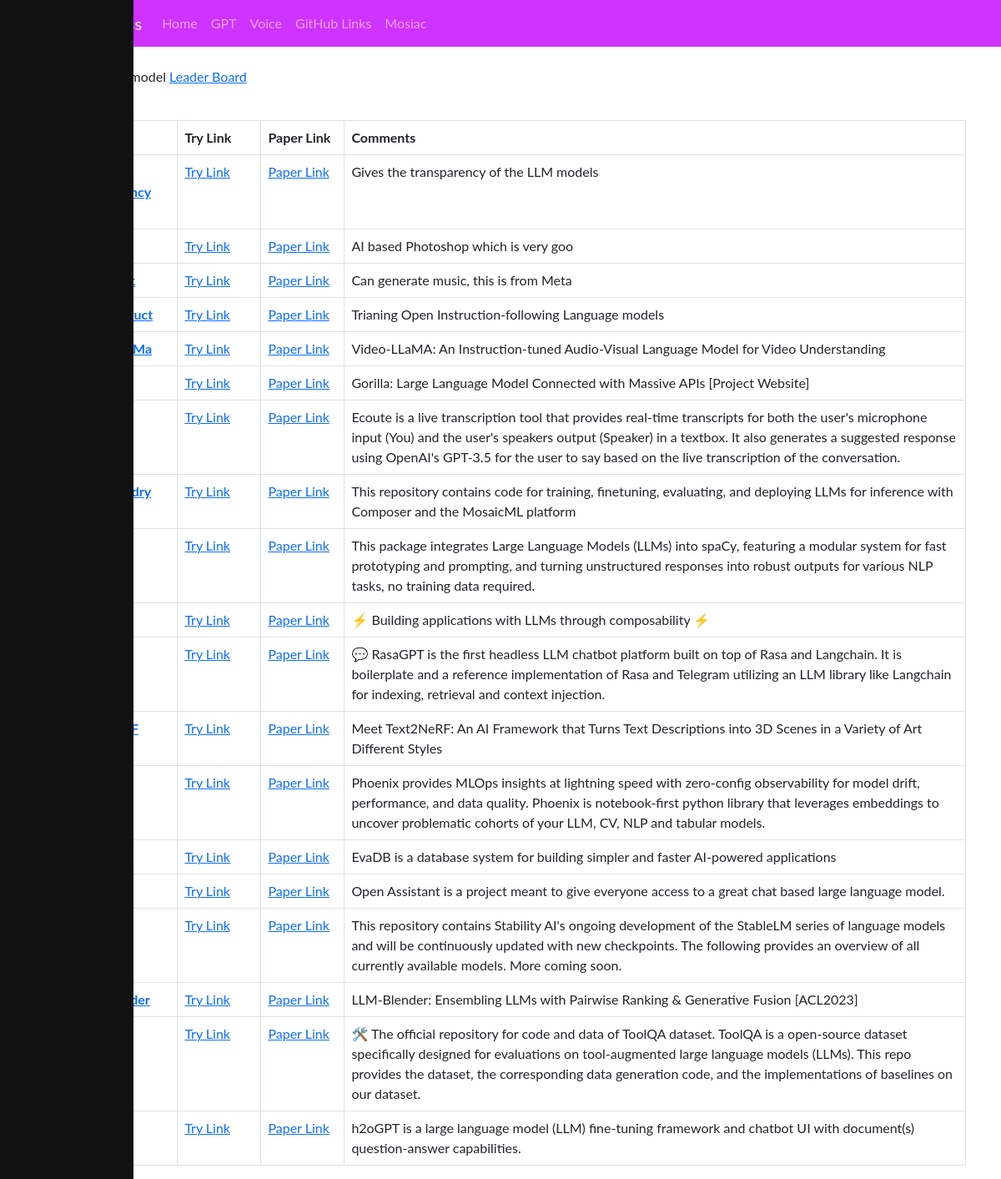
Page /github_links on the earlier database version.
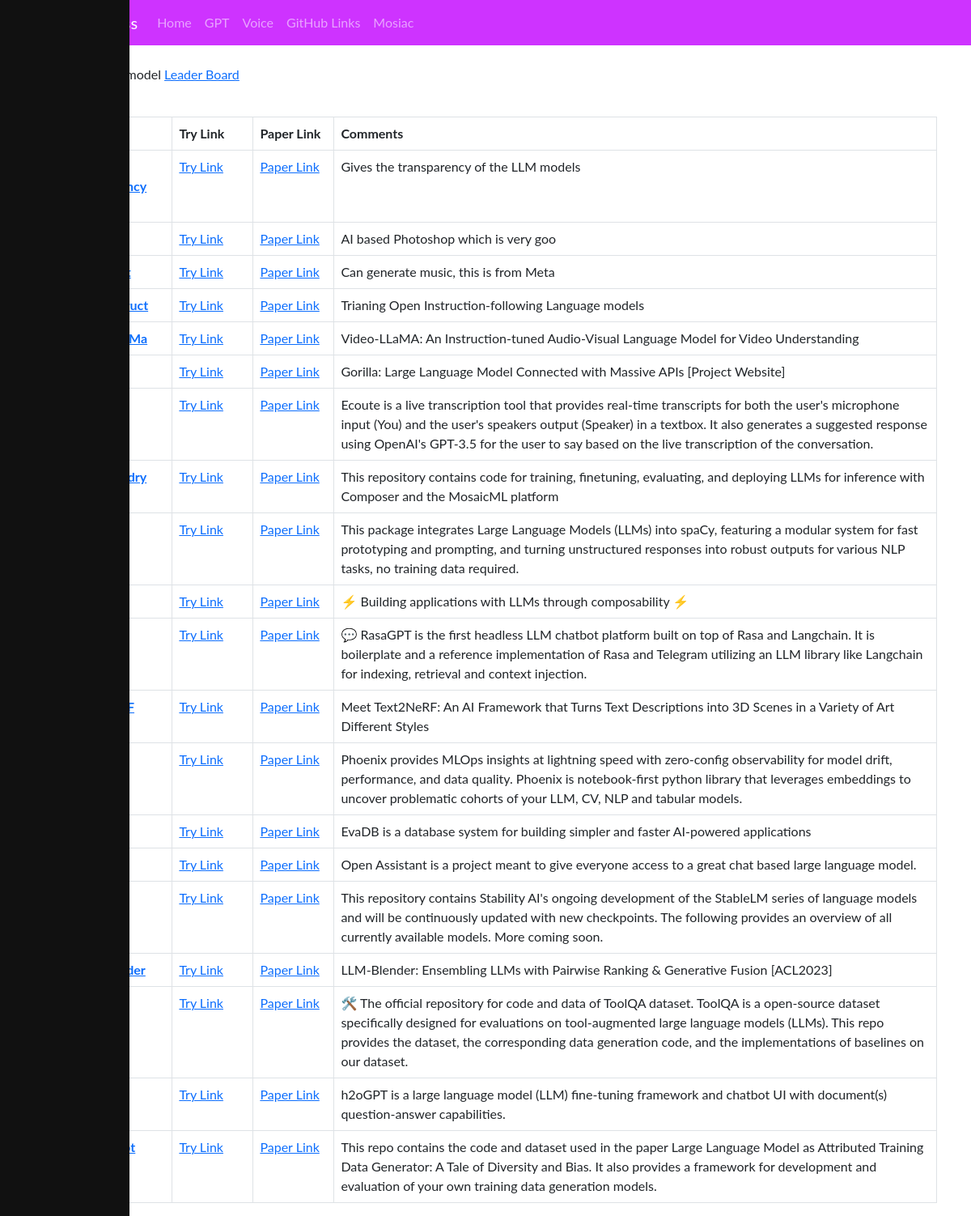
Same page on the later database version.
### tables this page shows
CREATE TABLE "github_link" (
	"id"	INTEGER,
	"Title"	INTEGER,
	"Link"	TEXT,
	"Comments"	TEXT,
	"PaperLink"	TEXT,
	"TryLink"	TEXT,
	PRIMARY KEY("id")
);

### app.py (the view)
@app.route("/github_links")
def github_links():
    conn = get_db_connection()
    cursor = conn.execute('SELECT * FROM github_link')
    git_rows = cursor.fetchall()
    conn.close()
    return render_template("github_links.html", git_rows=git_rows)

### db.py (called while the page is built)
def get_db_connection():
    conn = sqlite3.connect('advait_database.db')
    conn.row_factory = sqlite3.Row
    return conn

### templates/github_links.html
{% extends "layout.html" %}
{% block content %}
<div class="container">
  <br>
  <p>
    Large Langauge model <a href="https://huggingface.co/spaces/HuggingFaceH4/open_llm_leaderboard">Leader Board</a>
  </p>
<br>
<table class="table table-bordered">
    <thead>
      <tr>
        <th scope="col">#</th>
        <th scope="col">Title</th>
        <th scope="col">Try Link</th>
        <th scope="col">Paper Link</th>
        <th scope="col">Comments</th>
      </tr>
    </thead>
    <tbody>
      {% for row in git_rows %}
      <tr>
        <td>{{row['Id']}}</td>
        <td><a href="{{row['Link']}}"><b>{{row['Title']}}</b></a></td>
        <td width="100px" ><a href="{{row['TryLink']}}">Try Link</a></td>
        <td width="100px"><a href="{{row['PaperLink']}}">Paper Link</a></td>
        <td>{{row['Comments']}}</td>
      </tr>
      {% endfor %}
    </tbody>
  </table>
</div>
{% endblock %}

### templates/layout.html (shortened to what this page needs)
<!DOCTYPE html>
<html>
<head>
    <link rel="stylesheet" href="https://cdn.jsdelivr.net/npm/bootstrap@5.3.0/dist/css/bootstrap.min.css">
    <link rel="stylesheet" type="text/css" href="{{ url_for('static', filename='css/styles.css') }}">
    <link rel="stylesheet" type="text/css" href="{{ url_for('static', filename='css/prism.css') }}">
</head>
<body>
    <nav class="navbar navbar-expand-lg navbar-dark bg-custom">
        <div class="container">
            <a class="navbar-brand" href="#">Advait Discuss</a>
            <div class="collapse navbar-collapse" id="navbarNav">
                <ul class="navbar-nav">
                    <li class="nav-item"><a class="nav-link" href="{{ url_for('index') }}">Home</a></li>
                    <li class="nav-item"><a class="nav-link" href="{{ url_for('gpt') }}">GPT</a></li>
                    <li class="nav-item"><a class="nav-link" href="{{ url_for('voice') }}">Voice</a></li>
                    <li class="nav-item"><a class="nav-link" href="{{ url_for('github_links') }}">GitHub Links</a></li>
                    <li class="nav-item"><a class="nav-link" href="{{ url_for('mosiac') }}">Mosiac</a></li>
                </ul>
            </div>
        </div>
    </nav>
    <div class="sidenav">
      </div>
    {% block content %}
    {% endblock content %}
</body>
</html>

### static/css/styles.css (style rules this page uses)
.bg-custom { background-color: #CE33FF; }
body { font-family: "Lato", sans-serif; }
.sidenav { height: 100%; width: 160px; position: fixed; z-index: 1; top: 0; left: 0; background-color: #111; overflow-x: hidden; padding-top: 20px; }

Differences in the rows shown:
added github_link: Comments "This repo contains the code and dataset used in the paper Large Language Model as Attributed Training Data Generator: A Tale of Diversity and Bias. It also provides a framework for development and evaluation of your own training data generation models."
